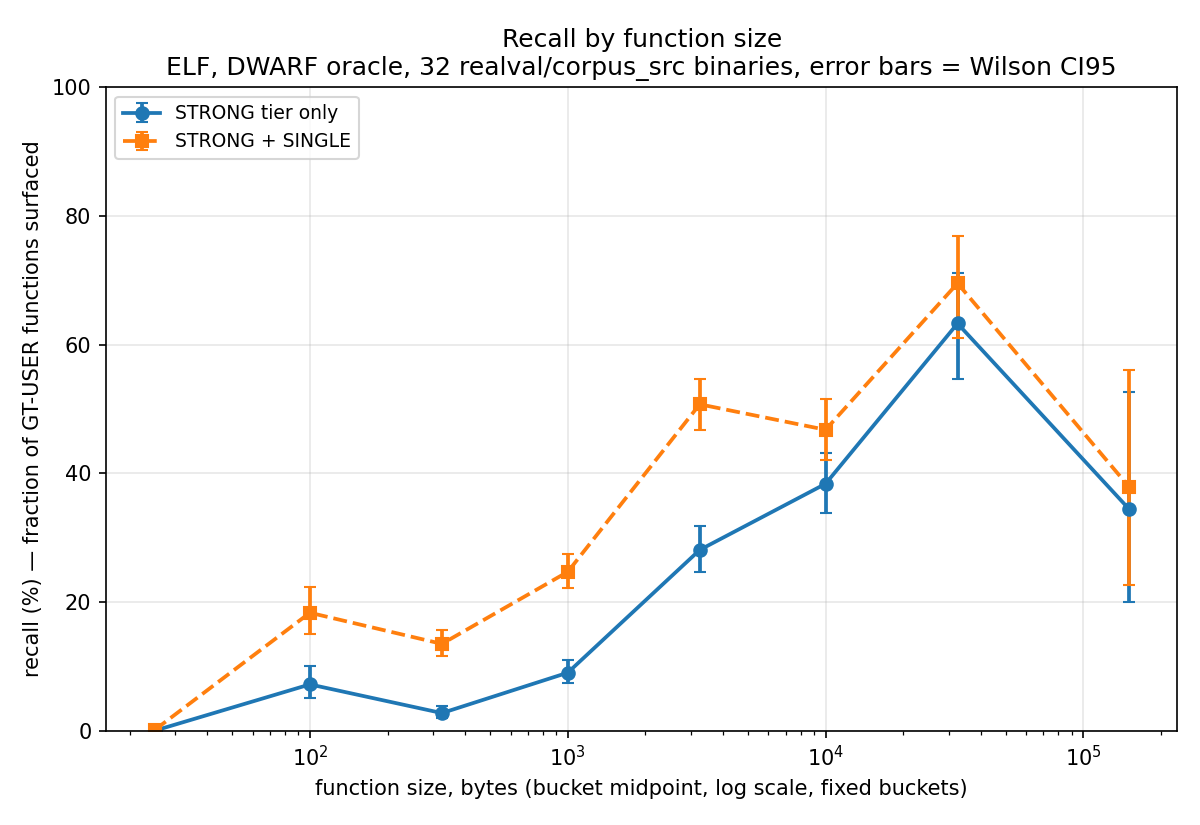

The Python source for this figure:
#!/usr/bin/env python3
"""
bench/size_signal/recall_by_size.py — true recall by function size, ELF only.

"True" because the denominator is every DWARF-ground-truth USER function in
the binary, including ones unhusk never surfaced at all (zero anchors, never
reached Certain) -- not just the STRONG/SINGLE-tier population `rows.json`
already has (bench/{elf,pe}_corpus's rows.json only contains functions that
already reached Certain attribution; a function with no anchors is invisible
there even though it's a real false negative). This closes that gap by
running the CLI's own `UNHUSK_DUMP_GT` (every function in the FDE map, DWARF
label, start+end -- so size comes free) and `UNHUSK_DUMP_TIERS` (which
Certain functions reached which tier) diagnostics directly -- both already
shipped (src/main.rs), no Rust code changes.

Corpus: the 32 already-built stripped+debug pairs in realval/corpus_src/ --
the same 32 binaries behind architecture.md Section 9.1's existing "~15-46%
recall" figure. That figure uses the SYMBOL oracle (nm -C); this uses the
DWARF oracle (--validate) instead, to size-bucket with exact start/end and to
match bench/{elf,pe}_corpus's own oracle choice, since this report's precision
side (precision_by_size.py) already uses DWARF -- keeping both halves on one
ruler. Per architecture.md Section 8.1 the two oracles disagree by up to
~30pp on unrelated figures (closure-attribution homing), so this recall
number is NOT expected to reproduce the symbol-oracle 15-46% exactly and must
not be quoted as if it does.

No --crate passed, matching realval/collect_rows.py's own established
invocation for this exact corpus (auto-detection), for methodological
consistency with the numbers already validated on these binaries.

Bucket edges are FIXED and shared with precision_by_size.py via
size_buckets.py -- see that module's docstring. Previously this script
picked its own quantile edges from its own (very differently shaped)
population, which made its figure impossible to line up against
precision_by_size.png's.

Usage: recall_by_size.py
"""
import json
import re
import subprocess
import sys
from collections import defaultdict
from pathlib import Path

HERE = Path(__file__).parent
ROOT = HERE.parent.parent
CORPUS = ROOT / "realval/corpus_src"
UNHUSK = ROOT / "target/release/unhusk"
sys.path.insert(0, str(ROOT / "scripts"))
sys.path.insert(0, str(HERE))
from oracle import wilson, cluster_bootstrap  # noqa: E402
from size_buckets import EDGES, N_BUCKETS, bucket_index, bucket_label, bucket_midpoint  # noqa: E402

GT_RE = re.compile(r"^GTDUMP\t0x([0-9a-f]+)\t0x([0-9a-f]+)\t(\w+)\t")
TIER_RE = re.compile(r"^TIERDUMP\t0x([0-9a-f]+)\t(\w+)\t(\d+)")


def run_one(name):
    strp = CORPUS / f"{name}.stripped"
    dbg = CORPUS / f"{name}.debug"
    env = {"UNHUSK_DUMP_GT": "1", "UNHUSK_DUMP_TIERS": "1", "PATH": "/usr/bin:/bin"}
    r = subprocess.run(
        [str(UNHUSK), str(strp), "--validate", str(dbg)],
        capture_output=True, text=True, timeout=600, env=env,
    )
    gt = {}  # start -> (end, label)
    for line in r.stdout.splitlines():
        m = GT_RE.match(line)
        if m:
            start, end, label = int(m.group(1), 16), int(m.group(2), 16), m.group(3)
            gt[start] = (end, label)
    tiers = {}  # start -> tier
    for line in r.stdout.splitlines():
        m = TIER_RE.match(line)
        if m:
            tiers[int(m.group(1), 16)] = m.group(2)

    rows = []
    for start, (end, label) in gt.items():
        if label != "USER":
            continue
        tier = tiers.get(start)
        rows.append({
            "crate": name,
            "start": start,
            "size": end - start,
            "detected_strong": tier == "strong",
            "detected_any": tier in ("strong", "single"),
        })
    return rows


def stats_for_bucket(rows, key):
    k = sum(1 for r in rows if r[key])
    n = len(rows)
    p, lo, hi = wilson(k, n)
    by_crate = defaultdict(lambda: [0, 0])
    for r in rows:
        by_crate[r["crate"]][0 if r[key] else 1] += 1
    cp, clo, chi = cluster_bootstrap(list(by_crate.values()))
    return n, k, p, lo, hi, cp, clo, chi


def main():
    names = sorted(p.stem for p in CORPUS.glob("*.stripped"))
    print(f"=== recall-by-size, DWARF oracle, {len(names)} realval/corpus_src binaries ===\n")
    all_rows = []
    for i, name in enumerate(names):
        try:
            rows = run_one(name)
        except subprocess.TimeoutExpired:
            print(f"  {name}: TIMEOUT, skipped")
            continue
        n_user = len(rows)
        n_strong = sum(1 for r in rows if r["detected_strong"])
        n_any = sum(1 for r in rows if r["detected_any"])
        print(f"  [{i+1:2d}/{len(names)}] {name:14} user={n_user:5d} "
              f"strong={n_strong:4d} single_or_strong={n_any:4d}")
        all_rows.extend(rows)

    Path(HERE / "recall_by_size_rows.json").write_text(json.dumps(all_rows, indent=1))
    print(f"\nwrote {HERE / 'recall_by_size_rows.json'}: {len(all_rows)} GT-USER functions "
          f"across {len(names)} binaries")

    buckets = [[] for _ in range(N_BUCKETS)]
    for r in all_rows:
        buckets[bucket_index(r["size"])].append(r)

    results = []
    print(f"\n=== {N_BUCKETS} fixed shared buckets, recall = detected / all GT-USER functions of that size ===")
    print(f"{'bucket':14} {'n':>5} {'STRONG recall':>20} {'STRONG+SINGLE recall':>22}")
    for i in range(N_BUCKETS):
        label = bucket_label(i)
        n, k_s, p_s, lo_s, hi_s, cp_s, clo_s, chi_s = stats_for_bucket(buckets[i], "detected_strong")
        _, k_a, p_a, lo_a, hi_a, cp_a, clo_a, chi_a = stats_for_bucket(buckets[i], "detected_any")
        if n:
            print(f"{label:14} {n:5d} {p_s:6.1f}% [{lo_s:.1f},{hi_s:.1f}]      "
                  f"{p_a:6.1f}% [{lo_a:.1f},{hi_a:.1f}]")
        else:
            print(f"{label:14} {n:5d}")
        results.append({
            "label": label, "i": i, "n": n,
            "strong": {"k": k_s, "p": p_s, "wilson": [lo_s, hi_s], "cluster": [clo_s, chi_s]},
            "any": {"k": k_a, "p": p_a, "wilson": [lo_a, hi_a], "cluster": [clo_a, chi_a]},
        })

    Path(HERE / "recall_by_size.json").write_text(json.dumps(results, indent=1))
    write_markdown(results, len(all_rows), len(names))
    write_figure(results)


def write_markdown(results, n_total, n_binaries):
    lines = [
        "# Recall by function size, bucketed",
        "",
        f"DWARF oracle (`--validate`), {n_binaries} `realval/corpus_src` binaries (the same 32",
        "behind architecture.md Section 9.1's symbol-oracle ~15-46% recall figure -- NOT the",
        "same oracle, see recall_by_size.py's docstring; do not treat these numbers as",
        "reproducing that one). Denominator is every DWARF-ground-truth USER function in the",
        f"binary (`UNHUSK_DUMP_GT`), not just ones unhusk already flagged -- {n_total} total.",
        "Fixed shared buckets (see `size_buckets.py`) -- same edges as `precision_by_size.py`'s",
        "figures. Two series: STRONG tier only (the shipped default), and STRONG+SINGLE",
        "combined (anything the pipeline surfaces at either confidence level).",
        "",
        "| size bucket | n (GT-USER) | STRONG recall | wilson CI95 | cluster CI95 | STRONG+SINGLE recall | wilson CI95 | cluster CI95 |",
        "|---|---:|---:|---|---|---:|---|---|",
    ]
    for r in results:
        if r["n"] == 0:
            lines.append(f"| {r['label']} | 0 | - | - | - | - | - | - |")
            continue
        s, a = r["strong"], r["any"]
        cl_s = f"[{s['cluster'][0]:.1f},{s['cluster'][1]:.1f}]" if s["cluster"][0] == s["cluster"][0] else "n/a"
        cl_a = f"[{a['cluster'][0]:.1f},{a['cluster'][1]:.1f}]" if a["cluster"][0] == a["cluster"][0] else "n/a"
        lines.append(
            f"| {r['label']} | {r['n']} | {s['p']:.1f}% | [{s['wilson'][0]:.1f},{s['wilson'][1]:.1f}] | {cl_s} "
            f"| {a['p']:.1f}% | [{a['wilson'][0]:.1f},{a['wilson'][1]:.1f}] | {cl_a} |"
        )
    (HERE / "recall_by_size_table.md").write_text("\n".join(lines) + "\n")
    print(f"\nwrote {HERE / 'recall_by_size_table.md'}")


def write_figure(results):
    import matplotlib
    matplotlib.use("Agg")
    import matplotlib.pyplot as plt

    nz = [r for r in results if r["n"] > 0]
    xs = [bucket_midpoint(r["i"]) for r in nz]
    ys_s = [r["strong"]["p"] for r in nz]
    err_s = [[max(0, r["strong"]["p"] - r["strong"]["wilson"][0]) for r in nz],
             [max(0, r["strong"]["wilson"][1] - r["strong"]["p"]) for r in nz]]
    ys_a = [r["any"]["p"] for r in nz]
    err_a = [[max(0, r["any"]["p"] - r["any"]["wilson"][0]) for r in nz],
             [max(0, r["any"]["wilson"][1] - r["any"]["p"]) for r in nz]]

    fig, ax = plt.subplots(figsize=(8, 5.5))
    ax.errorbar(xs, ys_s, yerr=err_s, fmt="-o", color="#1f77b4",
                label="STRONG tier only", capsize=3, linewidth=1.8, markersize=6)
    ax.errorbar(xs, ys_a, yerr=err_a, fmt="--s", color="#ff7f0e",
                label="STRONG + SINGLE", capsize=3, linewidth=1.8, markersize=6)
    ax.set_xscale("log")
    ax.set_xlabel("function size, bytes (bucket midpoint, log scale, fixed buckets)")
    ax.set_ylabel("recall (%) — fraction of GT-USER functions surfaced")
    ax.set_title("Recall by function size\nELF, DWARF oracle, 32 realval/corpus_src binaries, error bars = Wilson CI95")
    ax.set_ylim(0, 100)
    ax.legend(loc="upper left", fontsize=9)
    ax.grid(True, alpha=0.3)
    fig.tight_layout()
    out = HERE / "recall_by_size.png"
    fig.savefig(out, dpi=150)
    print(f"wrote {out}")


if __name__ == "__main__":
    main()
